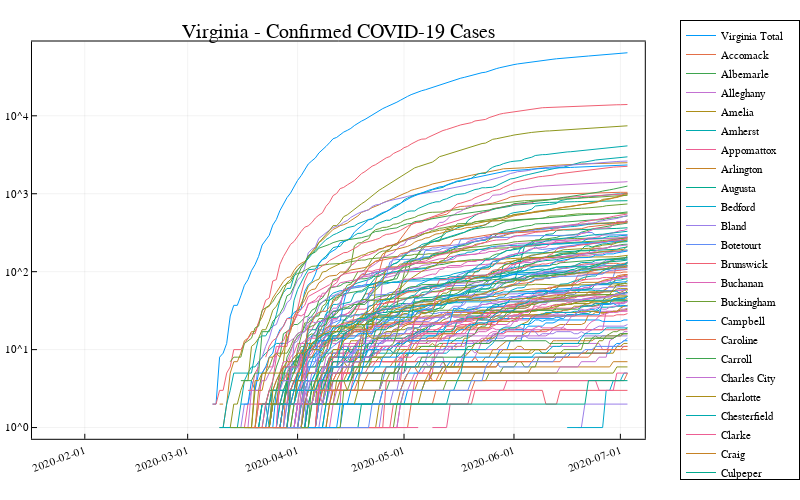

The notebook cell this image was saved under:
### Markdown cell above
## Plot COVID-19 Data for specific state

### Code cell
state_of_interest = "Virginia"

ind = findall(state .== state_of_interest);
confirmed = [Float64.(covid19us[ind[i]].confirmed) for i in 1:length(ind)];
totalconfirmed = Float64.(deepcopy(confirmed[1]));
for i = 2:length(confirmed)
    totalconfirmed .= totalconfirmed .+ confirmed[i];
end
ind0 = findall(totalconfirmed .== 0);
totalconfirmed[ind0] .= NaN

tind = 1:length(covid19us[ind[1]].confirmed);
t = covid19us[ind[1]].time[tind];

pCOVID19 = plot(t, totalconfirmed, label=state[ind[1]] * " Total")
for i = 1:length(ind)
    confirmi = Float64.(deepcopy(covid19us[ind[i]].confirmed[tind]));
    ind0 = findall(confirmi .== 0);
    confirmi[ind0] .= NaN;
    plot!(covid19us[ind[i]].time[tind], confirmi, label=county[ind[i]])
end
plot(pCOVID19, xrotation=20, size=(800,500), legend=:outertopright, yscale=:log10, framestyle=:box, title=state[ind[1]] * " - Confirmed COVID-19 Cases")
